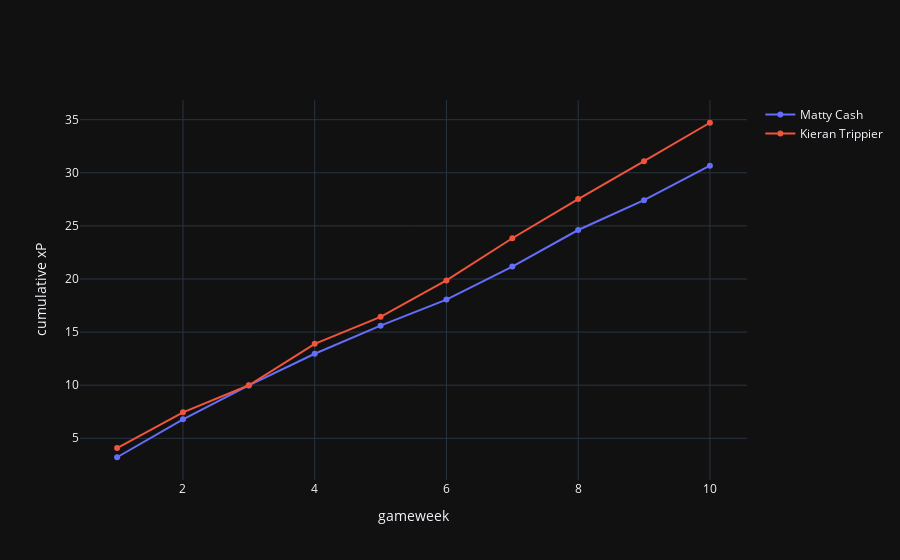

Notebook cell for this chart:
### Code cell
fig = go.Figure()

#players = ['Erling Haland', 'Harry Kane']
#players = ['Luis Diaz', 'Mason Mount', 'Gabriel Martinelli Silva']
#players = ['Ivan Toney', 'Gabriel Fernando de Jesus']
#players = ['Alisson Ramses Becker', 'Ederson Santana de Moraes', 'Edouard Mendy', 'David Raya Martin', 'Aaron Ramsdale']
players = ['Matty Cash', 'Kieran Trippier']

for player in players:
    fig.add_trace(
        go.Scatter(
            x=projections.loc[projections['name']==player, 'gameweek'],
            y=projections.loc[projections['name']==player, 'xP'].cumsum(),
            mode="lines+markers",
            name=player,
            #marker_color='light_blue',
            showlegend=True,
            ),
    )

fig.update_layout(
    #title="",
    template='plotly_dark',
    xaxis_title="gameweek",
    yaxis_title='cumulative xP',
    #showlegend=True
)

### Figure 1 — Plotly figure (JSON) as saved in the notebook; plotly's stock layout.template omitted (floating-point values rounded to 4 significant figures)
{"data": [{"mode": "lines+markers", "name": "Matty Cash", "showlegend": true, "type": "scatter", "x": [1, 2, 3, 4, 5, 6, 7, 8, 9, 10], "y": [3.215, 6.783, 9.981, 12.96, 15.6, 18.06, 21.17, 24.61, 27.42, 30.67]}, {"mode": "lines+markers", "name": "Kieran Trippier", "showlegend": true, "type": "scatter", "x": [1, 2, 3, 4, 5, 6, 7, 8, 9, 10], "y": [4.075, 7.445, 9.991, 13.89, 16.44, 19.86, 23.84, 27.53, 31.09, 34.71]}], "layout": {"xaxis": {"title": {"text": "gameweek"}}, "yaxis": {"title": {"text": "cumulative xP"}}}}
